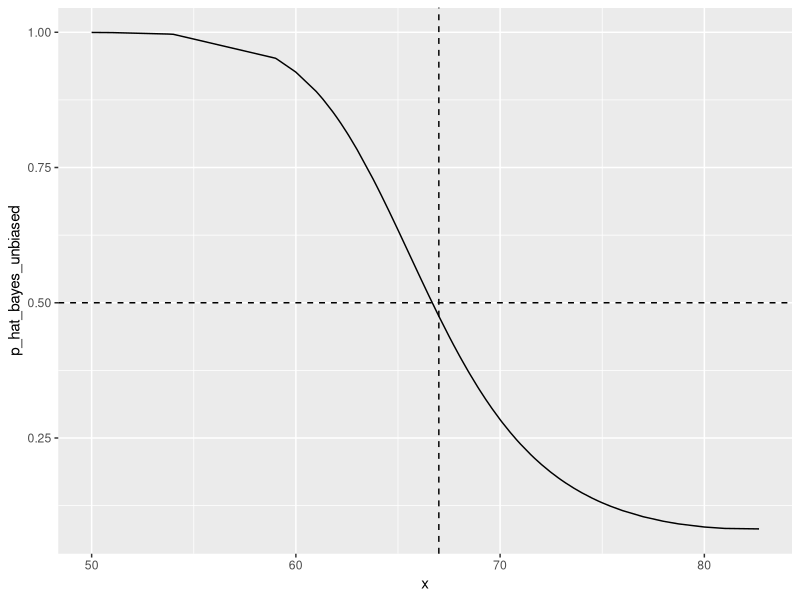
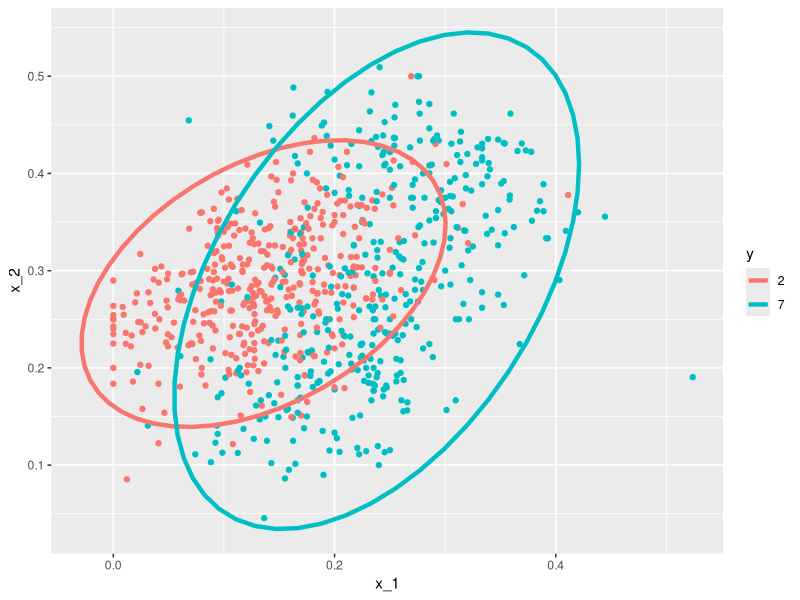
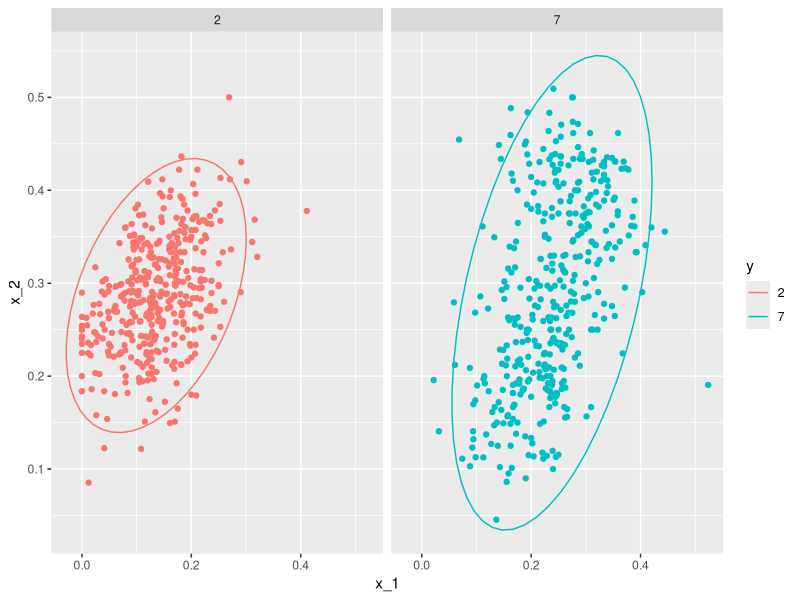

Generate these figures, in order, with R: (Note: this script raises an error after producing the figures.)
#
# Generative Models
# https://learning.edx.org/course/course-v1:HarvardX+PH125.8x+1T2022/block-v1:HarvardX+PH125.8x+1T2022+type@sequential+block@cf9e5492064f4e7e9787ed0d8c27d1e9/block-v1:HarvardX+PH125.8x+1T2022+type@vertical+block@e3a0438535564d699253194824ecd768
# https://rafalab.github.io/dsbook/examples-of-algorithms.html#generative-models
#

# Reusing example related to predicting sex from height:
library(tidyverse)
library(caret)

library(dslabs)
data("heights")

y <- heights$height
set.seed(1995)
test_index <- createDataPartition(y, times = 1, p = 0.5, list = FALSE)
train_set <- heights %>% slice(-test_index)
test_set <- heights %>% slice(test_index)

#
# Naive Bayes
# https://learning.edx.org/course/course-v1:HarvardX+PH125.8x+1T2022/block-v1:HarvardX+PH125.8x+1T2022+type@sequential+block@cf9e5492064f4e7e9787ed0d8c27d1e9/block-v1:HarvardX+PH125.8x+1T2022+type@vertical+block@9f7296d2bd314a4fa92fa97d20042bc0
# https://rafalab.github.io/dsbook/examples-of-algorithms.html#naive-bayes
#

# In this case, the Naive Bayes approach is particularly appropriate because we know that the normal distribution is a good approximation
# for the conditional distributions of height given sex for both classes Y = 1 (female) and Y = 0 (male).
# This implies that we can approximate the conditional distributions f(X / Y = 1) and f(X / Y = 0) by simply estimating averages and standard deviations from the data:
params <- train_set %>%
  group_by(sex) %>%
  summarize(avg = mean(height), sd = sd(height))
params
# A tibble: 2 x 3
#   sex      avg    sd
#   <fct>  <dbl> <dbl>
# 1 Female  65.1  3.43
# 2 Male    69.2  3.55

# The prevalence, which we will denote with pi = Pr(Y = 1) can be estimated from the data with:
pi <- train_set %>% summarize(pi=mean(sex=="Female")) %>% pull(pi)
pi # 0.2137405

# Now we can use our estimates of average and standard deviation to get an actual rule:
x <- test_set$height

f0 <- dnorm(x, params$avg[2], params$sd[2])
f1 <- dnorm(x, params$avg[1], params$sd[1])

p_hat_bayes <- f1*pi / (f1*pi + f0*(1 - pi))

#
# Controlling Prevalence
# https://learning.edx.org/course/course-v1:HarvardX+PH125.8x+1T2022/block-v1:HarvardX+PH125.8x+1T2022+type@sequential+block@cf9e5492064f4e7e9787ed0d8c27d1e9/block-v1:HarvardX+PH125.8x+1T2022+type@vertical+block@128209f2ec7c45c3bae208efe9589c7f
# https://rafalab.github.io/dsbook/examples-of-algorithms.html#controlling-prevalence
#

# Computing sensitivity
y_hat_bayes <- ifelse(p_hat_bayes > 0.5, "Female", "Male")
sensitivity(data = factor(y_hat_bayes), reference = factor(test_set$sex)) # 0.3492063 => low sensitivity due to low prevalence of Females

# Computing specificity
specificity(data = factor(y_hat_bayes), reference = factor(test_set$sex)) #  0.945

# Changing the cutoff of the decision rule: forcing pi_hat to be 0.5 to balance specificity and sensitivity, instead of changing the cutoff in the decision rule:
p_hat_bayes_unbiased <- f1 * 0.5 / (f1 * 0.5 + f0 * (1 - 0.5))
y_hat_bayes_unbiased <- ifelse(p_hat_bayes_unbiased > 0.5, "Female", "Male")

# Difference in sensitivity with a better balance:
sensitivity(data = factor(y_hat_bayes_unbiased), reference = factor(test_set$sex))
specificity(data = factor(y_hat_bayes_unbiased), reference = factor(test_set$sex))

# Draw plot
qplot(x, p_hat_bayes_unbiased, geom = "line") +
  geom_hline(yintercept = 0.5, lty = 2) +
  geom_vline(xintercept = 67, lty = 2)


#
# Quadratic Discriminant Analysis (QDA) and Linear Discriminant Analysis (LDA)
# https://learning.edx.org/course/course-v1:HarvardX+PH125.8x+1T2022/block-v1:HarvardX+PH125.8x+1T2022+type@sequential+block@cf9e5492064f4e7e9787ed0d8c27d1e9/block-v1:HarvardX+PH125.8x+1T2022+type@vertical+block@f8791dc6c320400caf490f3e9b4b46e3
# https://rafalab.github.io/dsbook/examples-of-algorithms.html#quadratic-discriminant-analysis
# https://rafalab.github.io/dsbook/examples-of-algorithms.html#linear-discriminant-analysis
#

# Quadratic Discriminant Analysis (QDA) is a version of Naive Bayes in which we assume that the distributions
# p_x/y=1(x) and p_x/y=0(x) are mutlivariate normal. The previous heights example is actually QDA.
# Let's look at a more complicated case: the 2 or 7 example:
data("mnist_27")

# In this case, we have 2 predictors so we assume each one is bivariate normal. This implies that we need to estimate
# 2 averages, 2 standard deviations and a correlation for each case Y = 1 and Y = 0.
# Once we have these, we can approximate the distributions f_x1,x2/Y=1 and f_x1,x2/Y=0.
# Let's estimate parameters from the data:
params <- mnist_27$train %>%
  group_by(y) %>%
  summarize(avg_1 = mean(x_1), avg_2 = mean(x_2),
            sd_1= sd(x_1), sd_2 = sd(x_2),
            r = cor(x_1, x_2))
params

# Here we provide a visual way of showing the approach. We plot the data and use contour plots to give an idea
# of what the 2 estimated normal densities look like (we show the curve representing a region that includes 95% of the points):
mnist_27$train %>% mutate(y = factor(y)) %>%
  ggplot(aes(x_1, x_2, fill = y, color=y)) +
  geom_point(show.legend = FALSE) +
  stat_ellipse(type="norm", lwd = 1.5)

# We can use the train function from the caret package to fit the model and obtain predictors:
library(caret)
train_qda <- train(y ~ ., method = "qda", data = mnist_27$train)

# We see that we obtain relatively good accuracy:
y_hat <- predict(train_qda, mnist_27$test)
confusionMatrix(y_hat, mnist_27$test$y)$overall["Accuracy"] # 0.82

# But QDA does not work as well as the kernel methods because the assumption of normality does not quite hold.
# For 2s it seems to be reasonable, but it seems to be off for the 7s.
# Notice the slight curvature in the points for the 7s:
mnist_27$train %>% mutate(y = factor(y)) %>%
  ggplot(aes(x_1, x_2, fill = y, color=y)) +
  geom_point(show.legend = FALSE) +
  stat_ellipse(type="norm") +
  facet_wrap(~y)

# QDA becomes harder to use as the number of predictors increases. Here we have 2 predictors and have to compute 4 means,
# 4 SDs and 2 correlations.
# Once the number of parameters approaches the size of our data, the method becomes impractical due to overfitting.

#
# Linear Discriminant Analysis
#

# A relatively simple solution to the problem of having too many parameters is to assume that the correlation structure
# is the same for all classes, which reduces the number of parameters we need to estimate.
# In this case, we would compute just one pair of standard deviations and one correlation.

# We can fit the LDA model using caret:
train_lda <- train(y ~ ., method = "lda", data = mnist_27$train)
y_hat <- predict(train_lda, mnist_27$test)
confusionMatrix(y_hat, mnist_27$test$y)$overall["Accuracy"] # 0.75

# In the case of LDA, the lack of flexibility does not permit us to capture the non-linearity in the true conditional probability function.

#
# Case Study: More than Three Classes
# https://learning.edx.org/course/course-v1:HarvardX+PH125.8x+1T2022/block-v1:HarvardX+PH125.8x+1T2022+type@sequential+block@cf9e5492064f4e7e9787ed0d8c27d1e9/block-v1:HarvardX+PH125.8x+1T2022+type@vertical+block@0093815a2c8a40208206bac38db8ce06
# https://rafalab.github.io/dsbook/examples-of-algorithms.html#case-study-more-than-three-classes
#

# 3 classes instead of 2: 1s, 2s and 7s
# We can generate the data set using the following code:
if(!exists("mnist")) mnist <- read_mnist()
set.seed(3456)
index_127 <- sample(which(mnist$train$labels %in% c(1,2,7)), 2000)
y <- mnist$train$labels[index_127]
x <- mnist$train$images[index_127,]
index_train <- createDataPartition(y, p=0.8, list = FALSE)
## get the quadrants
row_column <- expand.grid(row=1:28, col=1:28)
upper_left_ind <- which(row_column$col <= 14 & row_column$row <= 14)
lower_right_ind <- which(row_column$col > 14 & row_column$row > 14)
## binarize the values. Above 200 is ink, below is no ink
x <- x > 200
## proportion of pixels in lower right quadrant
x <- cbind(rowSums(x[ ,upper_left_ind])/rowSums(x),
           rowSums(x[ ,lower_right_ind])/rowSums(x))
##save data
train_set <- data.frame(y = factor(y[index_train]),
                        x_1 = x[index_train,1], x_2 = x[index_train,2])
test_set <- data.frame(y = factor(y[-index_train]),
                       x_1 = x[-index_train,1], x_2 = x[-index_train,2])

# Here's the training data:
train_set %>% ggplot(aes(x_1, x_2, color = y)) + geom_point()

# We can use the caret package to train the QDA model:
train_qda <- train(y ~ ., method = "qda", data = train_set)

# Now we estimate the conditional probabilities:
predict(train_qda, test_set, type = "prob") %>% head()
predict(train_qda, test_set) %>% head()

# The confusion matrix is a 3x3 table:
confusionMatrix(predict(train_qda, test_set), test_set$y)$table
confusionMatrix(predict(train_qda, test_set), test_set$y)$overall["Accuracy"] # 0.7518

# The results for kNN are better:
train_knn <- train(y ~ ., method = "knn", data = train_set, tuneGrid = data.frame(k = seq(15, 51, 2)))
confusionMatrix(predict(train_knn, test_set), test_set$y)$overall["Accuracy"] # 0.7569

# One of the limitations of generative models here is due to the lack of fit of the normal assumption, in particular for class 1:
train_set %>% mutate(y = factor(y)) %>%
  ggplot(aes(x_1, x_2, fill = y, color = y)) +
  geom_point(show.legend = FALSE) +
  stat_ellipse(type = "norm")

# Generative models can be very powerful, but only when we are able to successfully approximate the joint distribution of predictors
# conditioned on each class.
